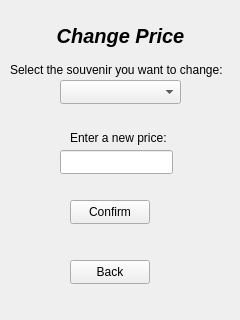
<?xml version="1.0" encoding="UTF-8"?>
<ui version="4.0">
 <class>adminChangePrice</class>
 <widget class="QWidget" name="adminChangePrice">
  <property name="geometry">
   <rect>
    <x>0</x>
    <y>0</y>
    <width>240</width>
    <height>320</height>
   </rect>
  </property>
  <property name="windowTitle">
   <string>Form</string>
  </property>
  <widget class="QLabel" name="changePrLbl">
   <property name="geometry">
    <rect>
     <x>20</x>
     <y>20</y>
     <width>201</width>
     <height>31</height>
    </rect>
   </property>
   <property name="font">
    <font>
     <family>Segoe UI</family>
     <pointsize>15</pointsize>
     <italic>true</italic>
     <bold>true</bold>
    </font>
   </property>
   <property name="text">
    <string>Change Price</string>
   </property>
   <property name="alignment">
    <set>Qt::AlignmentFlag::AlignCenter</set>
   </property>
  </widget>
  <widget class="QComboBox" name="changePrCombo">
   <property name="geometry">
    <rect>
     <x>60</x>
     <y>80</y>
     <width>121</width>
     <height>24</height>
    </rect>
   </property>
  </widget>
  <widget class="QLabel" name="comboPriceLbl">
   <property name="geometry">
    <rect>
     <x>10</x>
     <y>60</y>
     <width>221</width>
     <height>20</height>
    </rect>
   </property>
   <property name="text">
    <string>Select the souvenir you want to change:</string>
   </property>
  </widget>
  <widget class="QLabel" name="priceLbl">
   <property name="geometry">
    <rect>
     <x>70</x>
     <y>130</y>
     <width>101</width>
     <height>16</height>
    </rect>
   </property>
   <property name="text">
    <string>Enter a new price:</string>
   </property>
  </widget>
  <widget class="QPushButton" name="changePrConfirm">
   <property name="geometry">
    <rect>
     <x>70</x>
     <y>200</y>
     <width>80</width>
     <height>24</height>
    </rect>
   </property>
   <property name="text">
    <string>Confirm</string>
   </property>
  </widget>
  <widget class="QLineEdit" name="enterNewPrice">
   <property name="geometry">
    <rect>
     <x>60</x>
     <y>150</y>
     <width>113</width>
     <height>24</height>
    </rect>
   </property>
  </widget>
  <widget class="QPushButton" name="changePrBack">
   <property name="geometry">
    <rect>
     <x>70</x>
     <y>260</y>
     <width>80</width>
     <height>24</height>
    </rect>
   </property>
   <property name="text">
    <string>Back</string>
   </property>
  </widget>
 </widget>
 <resources/>
 <connections/>
</ui>
